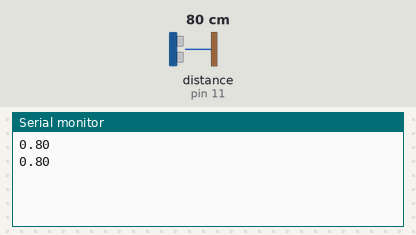
Simulated run of this sketch. Board: Arduino Uno, built with avr-gcc and run on an emulated ATmega328P. Parts: the last lines printed to the serial monitor. Wiring (inferred from the names in the program): ultrasonic range finder: trigger pin 13; echo pin 11. The inputs (shaded band) are chosen by the test bench; at power-on: distance to the obstacle (sensor on pin 11) 80 cm. The echo pulse lasts 58.3 µs per cm.

Above: at 2.2 s.
2.3 s: distance to the obstacle (sensor on pin 11) set to 2 cm
At 3.6 s:
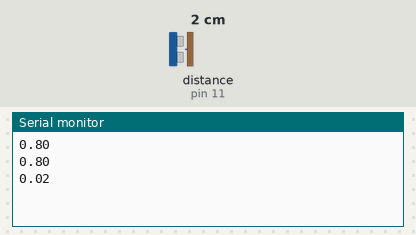
3.8 s: distance to the obstacle (sensor on pin 11) set to 4 cm
At 4.6 s:
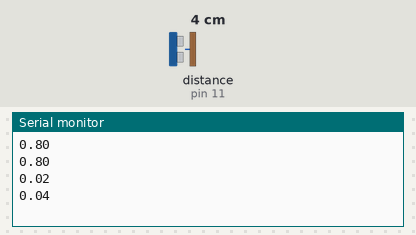
Timing chart, 0 to 6.8 s (numbered marks = the images above; inputs shaded):
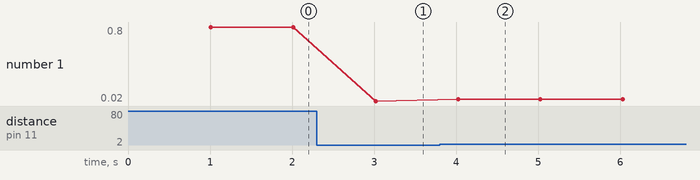

The sketch:

FALCONS_GUI_DAS.ino
```cpp
//DAS System

//Variables
int trigPin=13; //Sensor Trig pin connected to Arduino pin 13
int echoPin=11;  //Sensor Echo pin connected to Arduino pin 11
float pingTime;  //time for ping to travel from sensor to target and return
float targetDistance; //Distance to Target in inches
float speedOfSound=776.5; //Speed of sound in miles per hour when temp is 77 degrees.

void setup() {
  // put your setup code here, to run once:
  Serial.begin(9600);// baud rate specification

  pinMode(trigPin, OUTPUT);//set to OUTPUT
  pinMode(echoPin, INPUT); //set to INPUT

  delay(1000);//Wait before accessing Sensor
}
void loop(){
  // put your main code here, to run repeatedly:

  digitalWrite(trigPin, LOW); //Set trigger pin low
  delayMicroseconds(2000); //Let signal settle

  digitalWrite(trigPin, HIGH); //Set trigPin high
  delayMicroseconds(15); //Delay in high state

  digitalWrite(trigPin, LOW); //ping has now been sent
  delayMicroseconds(10); //Delay in low state

  pingTime = pulseIn(echoPin, HIGH);  //pingTime is presented in microceconds

  pingTime=pingTime/1000000; //convert pingTime to seconds by dividing by 1000000 (microseconds in a second)

  pingTime=pingTime/3600; //convert pingtime to hours by dividing by 3600 (seconds in an hour)

  targetDistance= speedOfSound * pingTime;  //This will be in miles, since speed of sound was miles per hour

  targetDistance=targetDistance/2; //Remember ping travels to target and back from target, so you must divide by 2 for actual target distance.

  targetDistance= targetDistance*63360;    //Convert miles to inches by multipling by 63360 (inches per mile)

  targetDistance=targetDistance/39.87;//In meters for our DAS

  Serial.println(targetDistance);

  delay(1000); //delay tenth of a  second to slow things down a little.
}


/*
 Functions used :
 Serial.begin : baud rate of 9600 bps(bit per sec) for communication with the serial monitor
 pinMode : configures the pin as either Input or Output
 pulseIn : Reads a pulse (either HIGH or LOW) on a pin.
           For example, if value is HIGH, pulseIn() waits for the pin to go from LOW to HIGH, starts timing, then waits for the pin to go LOW and stops timing.
           Returns the length of the pulse in microseconds or gives up and returns 0 if no complete pulse was received within the timeout.
 delay : time difference in seconds or milliseconds or mircoseconds
 digitalWrite : digital output of either a HIGH or LOW to that pin
*/
```

Measured:
- after the input at 2.3 s, the serial monitor: prints a new line after 0.72 s (image 1)
- after the input at 3.8 s, the serial monitor: prints a new line after 0.22 s (image 2)
- plotted number 1: 0.8 → 0.02 after the input at 2.3 s, 0.02 → 0.04 after the input at 3.8 s
